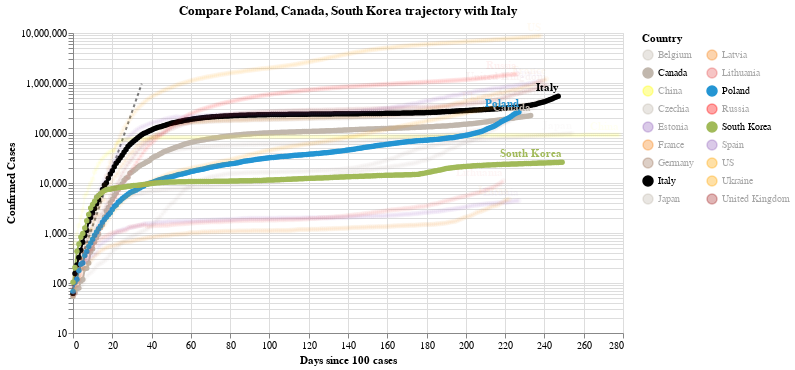

The cell this chart's notebook holds for it:
### Code cell
#hide_input
chart3 = make_since_chart(dff2, ['Poland', 'Canada', 'South Korea'], baseline_countries)
chart3

### Figure 1 — Vega-Lite specification as saved in the notebook (floating-point values rounded to 4 significant figures; data arrays with more than 128 entries replaced by an {"elided": "..."} marker saying what was removed)
{"config": {"view": {"continuousWidth": 400, "continuousHeight": 300}}, "layer": [{"data": {"name": "data-628230001892d6798b50651be41d1b3e"}, "mark": {"type": "line", "color": "black", "opacity": 0.5, "strokeDash": [3, 3]}, "encoding": {"x": {"type": "quantitative", "field": "Days since 100 cases"}, "y": {"type": "quantitative", "field": "Confirmed Cases"}}}, {"data": {"name": "data-6dc257cfd7f5580468fcf338cd0f0e23"}, "mark": {"type": "line", "point": true}, "encoding": {"color": {"type": "nominal", "field": "Country", "legend": {"columns": 2}, "scale": {"domain": ["Belgium", "Canada", "China", "Czechia", "Estonia", "France", "Germany", "Italy", "Japan", "Latvia", "Lithuania", "Poland", "Russia", "South Korea", "Spain", "US", "Ukraine", "United Kingdom"], "range": ["#C1B7AD", "#C1B7AD", "yellow", "#C1B7AD", "#9467bd", "#F58518", "#9D755D", "black", "#C1B7AD", "#F58518", "#E45756", "#2495D3", "red", "#A1BA59", "#9467bd", "orange", "orange", "brown"]}}, "opacity": {"condition": {"value": 1, "selection": "selector001"}, "value": 0.05}, "tooltip": [{"type": "nominal", "field": "Country"}, {"type": "temporal", "field": "Date"}, {"type": "quantitative", "field": "Confirmed Cases"}, {"type": "quantitative", "field": "Days since 100 cases"}], "x": {"type": "quantitative", "field": "Days since 100 cases"}, "y": {"type": "quantitative", "field": "Confirmed Cases", "scale": {"type": "log"}}}, "selection": {"selector001": {"type": "multi", "fields": ["Country"], "bind": "legend", "init": [{"Country": "Poland"}, {"Country": "Canada"}, {"Country": "South Korea"}, {"Country": "Italy"}]}}, "width": 550}, {"data": {"name": "data-6dc257cfd7f5580468fcf338cd0f0e23"}, "mark": {"type": "text", "align": "right", "dy": -8, "fontWeight": "bold"}, "encoding": {"color": {"type": "nominal", "field": "Country", "legend": {"columns": 2}, "scale": {"domain": ["Belgium", "Canada", "China", "Czechia", "Estonia", "France", "Germany", "Italy", "Japan", "Latvia", "Lithuania", "Poland", "Russia", "South Korea", "Spain", "US", "Ukraine", "United Kingdom"], "range": ["#C1B7AD", "#C1B7AD", "yellow", "#C1B7AD", "#9467bd", "#F58518", "#9D755D", "black", "#C1B7AD", "#F58518", "#E45756", "#2495D3", "red", "#A1BA59", "#9467bd", "orange", "orange", "brown"]}}, "opacity": {"condition": {"value": 1, "selection": "selector001"}, "value": 0.05}, "text": {"type": "nominal", "field": "Country"}, "tooltip": [{"type": "nominal", "field": "Country"}, {"type": "temporal", "field": "Date"}, {"type": "quantitative", "field": "Confirmed Cases"}, {"type": "quantitative", "field": "Days since 100 cases"}], "x": {"type": "quantitative", "field": "Days since 100 cases"}, "y": {"type": "quantitative", "field": "Confirmed Cases", "scale": {"type": "log"}}}, "transform": [{"filter": "(datum['Date'] >= 1603670400000)"}], "width": 550}], "title": "Compare Poland, Canada, South Korea trajectory with Italy", "$schema": "https://vega.github.io/schema/vega-lite/v4.8.1.json", "datasets": {"data-628230001892d6798b50651be41d1b3e": [{"Days since 100 cases": 0, "Confirmed Cases": 100.0}, {"Days since 100 cases": 1, "Confirmed Cases": 130.0}, {"Days since 100 cases": 2, "Confirmed Cases": 169.0}, {"Days since 100 cases": 3, "Confirmed Cases": 219.7}, {"Days since 100 cases": 4, "Confirmed Cases": 285.6}, {"Days since 100 cases": 5, "Confirmed Cases": 371.3}, {"Days since 100 cases": 6, "Confirmed Cases": 482.7}, {"Days since 100 cases": 7, "Confirmed Cases": 627.5}, {"Days since 100 cases": 8, "Confirmed Cases": 815.7}, {"Days since 100 cases": 9, "Confirmed Cases": 1060.0}, {"Days since 100 cases": 10, "Confirmed Cases": 1379.0}, {"Days since 100 cases": 11, "Confirmed Cases": 1792.0}, {"Days since 100 cases": 12, "Confirmed Cases": 2330.0}, {"Days since 100 cases": 13, "Confirmed Cases": 3029.0}, {"Days since 100 cases": 14, "Confirmed Cases": 3937.0}, {"Days since 100 cases": 15, "Confirmed Cases": 5119.0}, {"Days since 100 cases": 16, "Confirmed Cases": 6654.0}, {"Days since 100 cases": 17, "Confirmed Cases": 8650.0}, {"Days since 100 cases": 18, "Confirmed Cases": 11250.0}, {"Days since 100 cases": 19, "Confirmed Cases": 14620.0}, {"Days since 100 cases": 20, "Confirmed Cases": 19000.0}, {"Days since 100 cases": 21, "Confirmed Cases": 24710.0}, {"Days since 100 cases": 22, "Confirmed Cases": 32120.0}, {"Days since 100 cases": 23, "Confirmed Cases": 41750.0}, {"Days since 100 cases": 24, "Confirmed Cases": 54280.0}, {"Days since 100 cases": 25, "Confirmed Cases": 70560.0}, {"Days since 100 cases": 26, "Confirmed Cases": 91730.0}, {"Days since 100 cases": 27, "Confirmed Cases": 119300.0}, {"Days since 100 cases": 28, "Confirmed Cases": 155000.0}, {"Days since 100 cases": 29, "Confirmed Cases": 201500.0}, {"Days since 100 cases": 30, "Confirmed Cases": 262000.0}, {"Days since 100 cases": 31, "Confirmed Cases": 340600.0}, {"Days since 100 cases": 32, "Confirmed Cases": 442800.0}, {"Days since 100 cases": 33, "Confirmed Cases": 575600.0}, {"Days since 100 cases": 34, "Confirmed Cases": 748300.0}, {"Days since 100 cases": 35, "Confirmed Cases": 972800.0}], "data-6dc257cfd7f5580468fcf338cd0f0e23": {"elided": "4281 records"}}}
